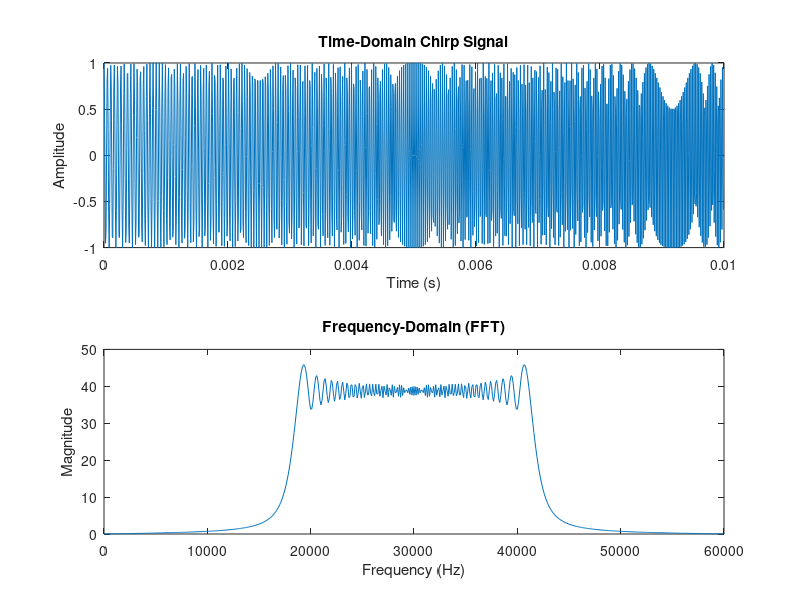

MATLAB code for this plot: (Note: this script raises an error after producing the figure.)
% Parameters
Fs = 120000;                 % Sampling frequency (Hz)
T = 0.01;                    % Duration of the chirp (seconds)
f0 = 18000;                   % Initial frequency of the chirp (Hz)
f1 = 42000;                  % Final frequency of the chirp (Hz)
t = 0:1/Fs:T-1/Fs;           % Time vector

% Generate the chirp signal (linear frequency sweep from f0 to f1)
signal = chirp(t, f0, T, f1, 'linear');

% Compute the FFT of the signal
n = length(signal);          % Number of points in FFT
f = (0:n-1)*(Fs/n);          % Frequency vector
Y = fft(signal);             % FFT of the signal
Y_magnitude = abs(Y);        % Magnitude of FFT
Y_phase = angle(Y);          % Phase of FFT (in radians)

% Plot the time-domain signal
subplot(2, 1, 1);
plot(t, signal);
title('Time-Domain Chirp Signal');
xlabel('Time (s)');
ylabel('Amplitude');

% Plot the frequency-domain representation (FFT)
subplot(2, 1, 2);
plot(f(1:floor(n/2)), Y_magnitude(1:floor(n/2)), 'Marker', 'none');
title('Frequency-Domain (FFT)');
xlabel('Frequency (Hz)');
ylabel('Magnitude');

% Create a three-column table with frequency, magnitude, and phase angle data
freq_table = table(f(1:floor(n/2))', Y_magnitude(1:floor(n/2))', Y_phase(1:floor(n/2))', ...
    'VariableNames', {'Frequency (Hz)', 'Magnitude', 'Phase (radians)'});

% Display the table
disp(freq_table);
